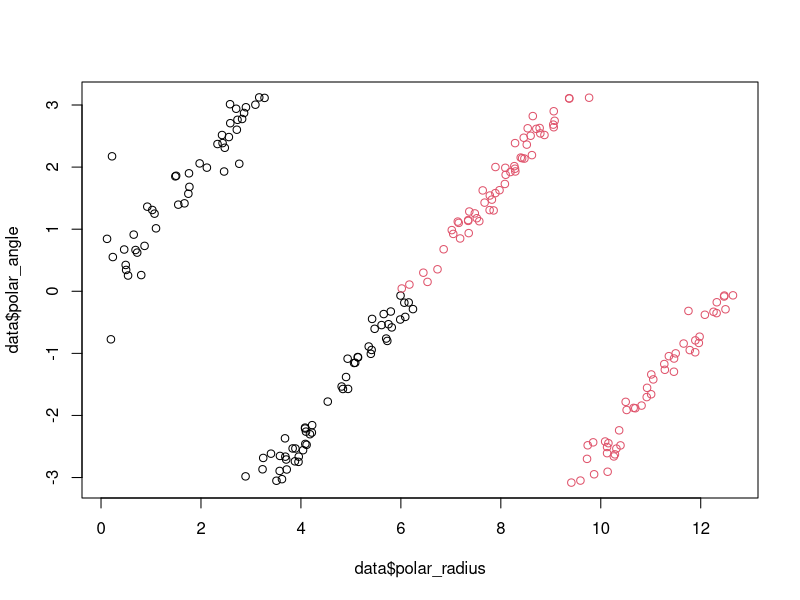
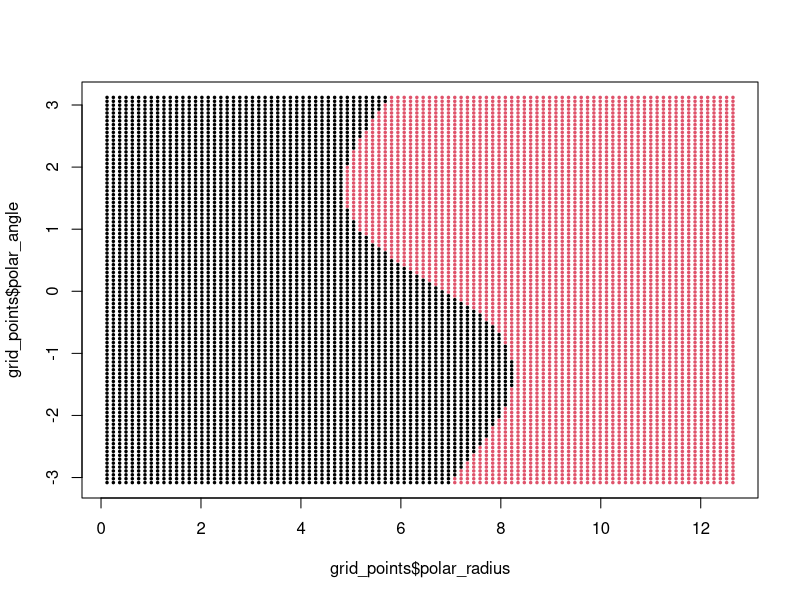

Source code (R) for these figures, in order:
library(kernlab)

# Function to generate spiral data
generate_spiral <- function(points, noise = 0.2) {
  theta <- runif(points, 0, 4 * pi)
  radius <- theta
  x <- radius * cos(theta) + rnorm(points, sd = noise)
  y <- radius * sin(theta) + rnorm(points, sd = noise)
  class <- as.factor(ifelse(theta < 2 * pi, 1, 2))
  data.frame(x = x, y = y, class = class)
}

# Generate data
data <- generate_spiral(200)

# Transform to polar coordinates
data$polar_radius <- sqrt(data$x^2 + data$y^2)
data$polar_angle <- atan2(data$y, data$x)

# Plot to verify transformation
plot(data$polar_radius, data$polar_angle, col = data$class)

# Train SVM model
svm_model <- ksvm(class ~ polar_radius + polar_angle, data = data, kernel = "rbfdot")


# Prediction grid
grid_points <- expand.grid(polar_radius = seq(min(data$polar_radius), max(data$polar_radius), length.out = 100),
                           polar_angle = seq(min(data$polar_angle), max(data$polar_angle), length.out = 100))

# Predict
grid_points$class <- predict(svm_model, grid_points)

# Visualization
plot(grid_points$polar_radius, grid_points$polar_angle, col = grid_points$class, pch = 20, cex = 0.5)
